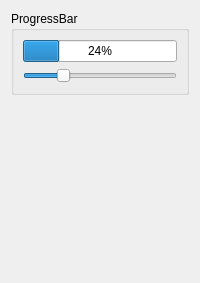
          <widget class="QWidget" name="tab_17">
           <attribute name="title">
            <string>ProgressBar</string>
           </attribute>
           <layout class="QVBoxLayout" name="verticalLayout_11">
            <item>
             <widget class="QGroupBox" name="groupBox_9">
              <property name="title">
               <string>ProgressBar</string>
              </property>
              <layout class="QVBoxLayout" name="verticalLayout_10">
               <item>
                <widget class="QProgressBar" name="progressBar">
                 <property name="value">
                  <number>24</number>
                 </property>
                </widget>
               </item>
               <item>
                <widget class="QSlider" name="horizontalSlider_3">
                 <property name="minimum">
                  <number>0</number>
                 </property>
                 <property name="maximum">
                  <number>100</number>
                 </property>
                 <property name="value">
                  <number>24</number>
                 </property>
                 <property name="orientation">
                  <enum>Qt::Horizontal</enum>
                 </property>
                </widget>
               </item>
              </layout>
             </widget>
            </item>
            <item>
             <spacer name="verticalSpacer_8">
              <property name="orientation">
               <enum>Qt::Vertical</enum>
              </property>
              <property name="sizeHint" stdset="0">
               <size>
                <width>20</width>
                <height>177</height>
               </size>
              </property>
             </spacer>
            </item>
           </layout>
          </widget>
